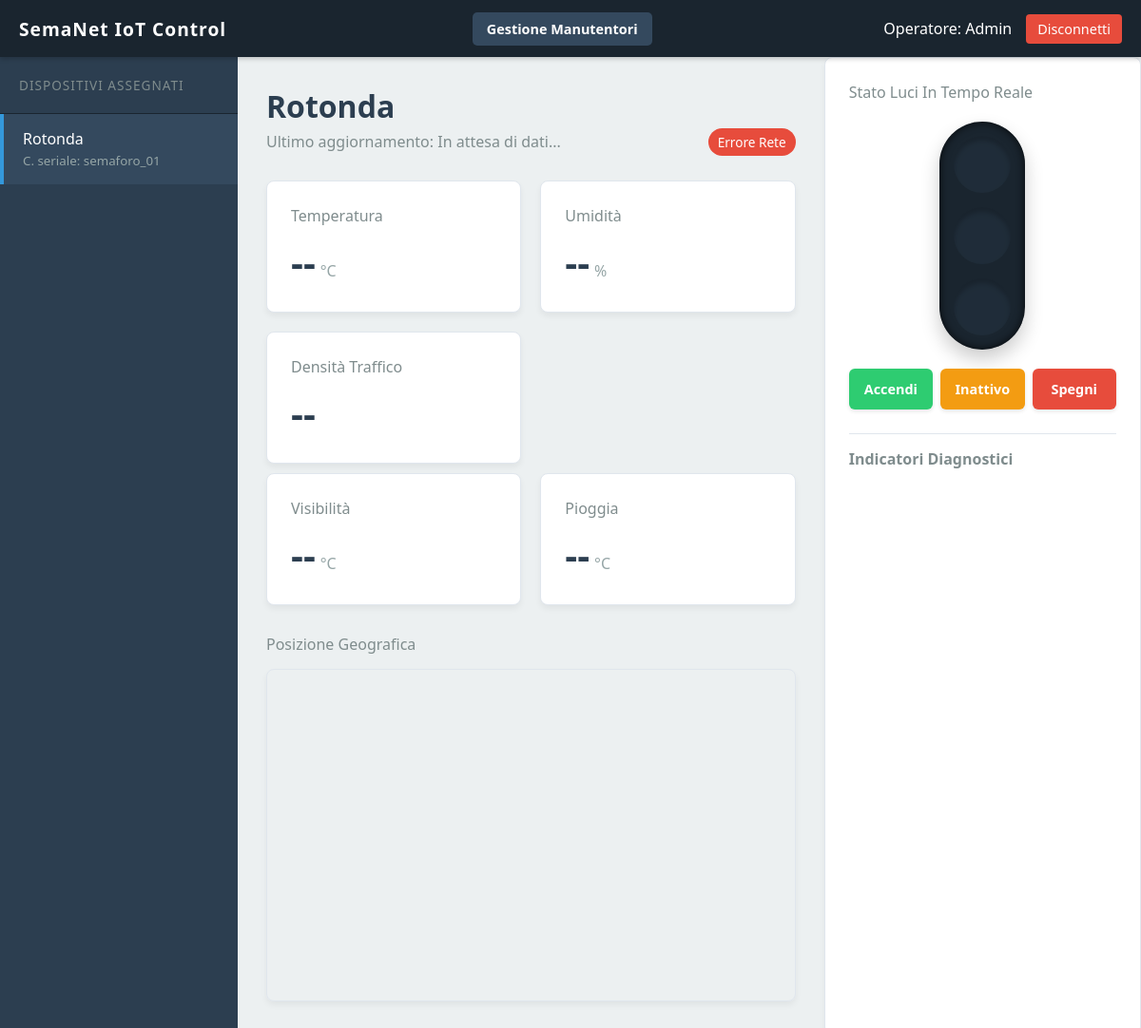
/dashboard.php (signed in), run on an earlier commit of the app's database.
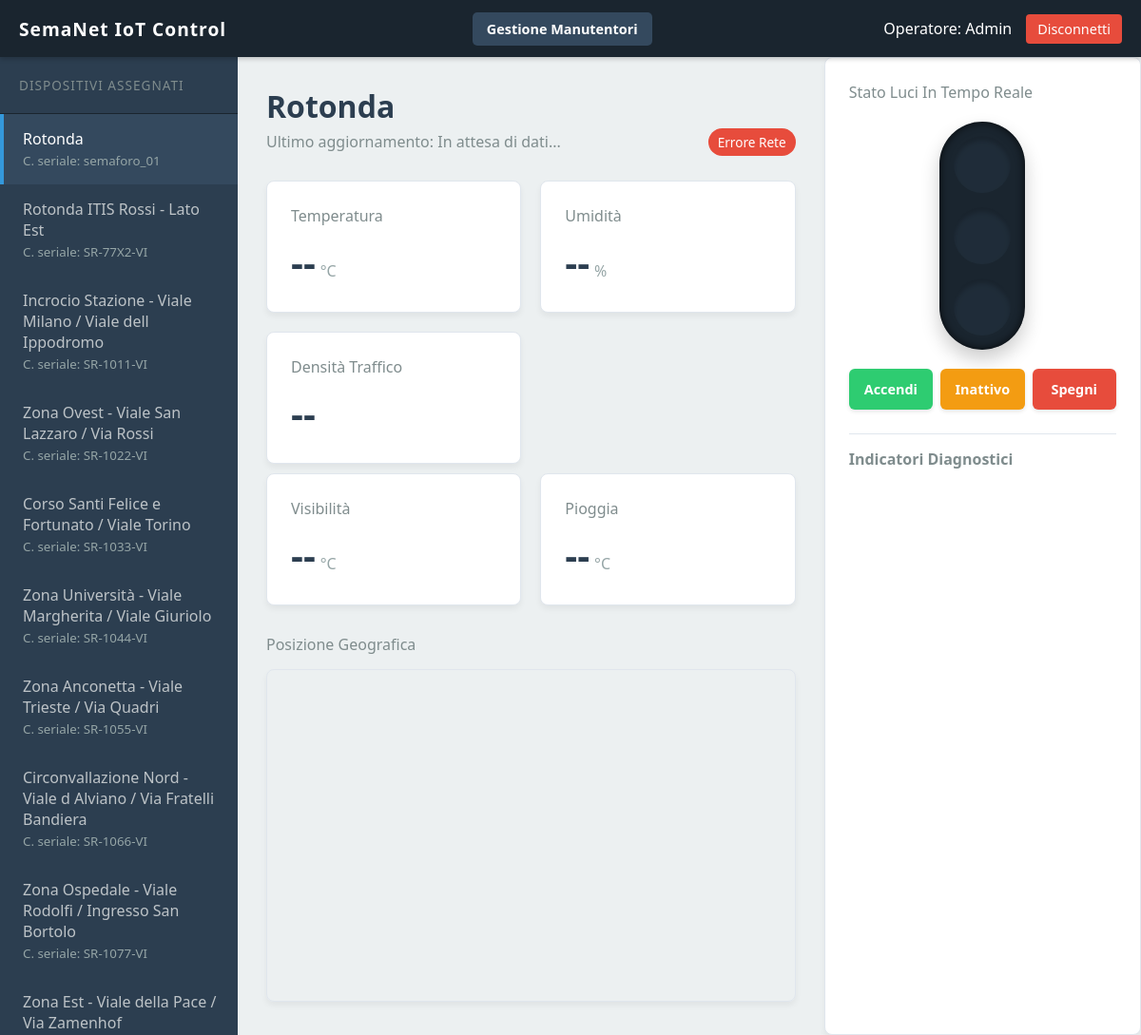
And on a later commit of the database.
### tables this page shows
CREATE TABLE `semafori` (
                            `id` bigint(20) NOT NULL,
                            `codice_seriale` varchar(100) NOT NULL,
                            `nome_incrocio` varchar(150) NOT NULL,
                            `password` varchar(255) NOT NULL,
                            `latitudine` decimal(10,8) DEFAULT NULL,
                            `longitudine` decimal(11,8) DEFAULT NULL,
                            `creato_at` timestamp NOT NULL DEFAULT current_timestamp(),
                            `aggiornato_at` timestamp NOT NULL DEFAULT current_timestamp() ON UPDATE current_timestamp()
);

### dashboard.php (the view, shortened to what this page needs)
<?php
require_once 'db.php';
$ruolo = $_SESSION['ruolo_id'];
if ($ruolo == 1) {
    $stmt = $pdo->query("SELECT id, codice_seriale, nome_incrocio, latitudine, longitudine FROM semafori ORDER BY id ASC");
}
$semafori = $stmt->fetchAll(PDO::FETCH_ASSOC);
$primo_semaforo = $semafori[0] ?? null;
?>
<!DOCTYPE html>
<html lang="it">
<head>
    <link rel="stylesheet" href="style.css">
</head>
<body>
<?php
require_once 'navbar.php';
?>
<div class="app-container">
    <aside class="sidebar">
        <div class="sidebar-title">Dispositivi Assegnati</div>
        <div id="lista-semafori">
            <?php foreach ($semafori as $s): ?>
                <div class="semaforo-item <?php echo ($primo_semaforo && $s['id'] == $primo_semaforo['id']) ? 'active' : ''; ?>"
                     data-id="<?php echo $s['id']; ?>"
                     data-nome="<?php echo htmlspecialchars($s['nome_incrocio']); ?>"
                     data-lat="<?php echo htmlspecialchars($s['latitudine']); ?>"
                     data-lng="<?php echo htmlspecialchars($s['longitudine']); ?>">
                    <?php echo htmlspecialchars($s['nome_incrocio']); ?><br>
                    <small style="color: #95a5a6;">C. seriale: <?php echo htmlspecialchars($s['codice_seriale']); ?></small>
                </div>
            <?php endforeach; ?>
        </div>
    </aside>
    <main class="main-content">
        <?php if ($primo_semaforo): ?>
            <div class="header-dati">
                <div>
                    <h1 id="titolo-incrocio"><?php echo htmlspecialchars($primo_semaforo['nome_incrocio']); ?></h1>
                    <p style="color: #7f8c8d; margin-top: 5px;">Ultimo aggiornamento: <span id="timestamp">In attesa di dati...</span></p>
                </div>
                <div>
                    <span class="status-badge" id="stato-connessione">Connesso</span>
                </div>
            </div>
            <div class="sensor-grid">
                <div class="card">
                    <h3>Temperatura</h3>
                    <span class="valore" id="val_temp">--</span><span class="unita">°C</span>
                </div>
                <div class="card">
                    <h3>Umidità</h3>
                    <span class="valore" id="val_umid">--</span><span class="unita">%</span>
                </div>
                <div class="card">
                    <h3>Densità Traffico</h3>
                    <span class="valore" id="val_traffico">--</span><span class="unita"></span>
                </div>
            </div>
            <div class="sensor-grid">
                <div class="card">
                    <h3>Visibilità</h3>
                    <span class="valore" id="val_temp">--</span><span class="unita">°C</span>
                </div>
                <div class="card">
                    <h3>Pioggia</h3>
                    <span class="valore" id="val_temp">--</span><span class="unita">°C</span>
                </div>
            </div>
            <div class="map-container" style="margin-top: 30px;">
                <h3 style="margin-bottom: 15px; color: #7f8c8d; font-size: 1rem; font-weight: 500;">Posizione Geografica</h3>
                <?php if ($primo_semaforo): ?>
                    <iframe id="mappa-google"
                            width="100%"
                            height="350"
                            style="border: 1px solid #e0e6ed; border-radius: 8px; box-shadow: 0 4px 6px rgba(0,0,0,0.05);"
                            loading="lazy"
                            allowfullscreen
                            src="https://maps.google.com/maps?q=<?php echo $primo_semaforo['latitudine']; ?>,<?php echo $primo_semaforo['longitudine']; ?>+(Semaforo:+<?php echo urlencode($primo_semaforo['codice_seriale']); ?>)&z=18&output=embed">
                    </iframe>
                <?php endif; ?>
            </div>
        <?php else: ?>
            <h2>Nessun dispositivo assegnato</h2>
            <p>Contatta l'amministratore di sistema per richiedere l'assegnazione dei semafori.</p>
        <?php endif; ?>
    </main>
    <div class="card" style="text-align: left;">
        <h3>Stato Luci In Tempo Reale</h3>
        <div class="semaforo-grafico">
            <div class="luce rossa" id="luce-rosso"></div>
            <div class="luce gialla" id="luce-giallo"></div>
            <div class="luce verde" id="luce-verde"></div>
        </div>
        <div class="pulsantiera-semaforo">
            <button class="btn-power btn-accendi" onclick="impostaStatoSemaforo('attivo')">
                Accendi
            </button>
            <button class="btn-power btn-inattivo" onclick="impostaStatoSemaforo('inattivo')">
                Inattivo
            </button>
            <button class="btn-power btn-spegni" onclick="impostaStatoSemaforo('spento')">
                Spegni
            </button>
        </div>
        <div style="margin-top: 25px; border-top: 1px solid #e0e6ed; padding-top: 15px;">
            <h4 style="color: #7f8c8d; margin-bottom: 10px; font-size: 1rem; text-align: left;">Indicatori Diagnostici</h4>
        </div>
    </div>
</div>
</body>
</html>

### navbar.php
<?php
$etichetta_ruolo = (isset($_SESSION['ruolo_id']) && $_SESSION['ruolo_id'] == 1) ? 'Admin' : 'Tecnico';
?>
<nav class="navbar">
    <div class="brand">SemaNet IoT Control</div>
    <?php if (isset($_SESSION['ruolo_id']) && $_SESSION['ruolo_id'] == 1): ?>
        <a href="gestione_manutentori.php" style="background-color: #34495e; color: white; padding: 8px 15px; border-radius: 5px; text-decoration: none; font-weight: 600; font-size: 0.9rem; margin-left: 15px; transition: background-color 0.2s;">
             Gestione Manutentori
        </a>
    <?php endif; ?>
    <div class="user-info">
        <span>Operatore: <?php echo $etichetta_ruolo; ?></span>
        <a href="logout.php" class="btn-logout">Disconnetti</a>
    </div>
</nav>

### style.css (style rules this page uses)
:root { --nav-bg: #1a252f; --side-bg: #2c3e50; --side-hover: #34495e; --accent: #3498db; --bg-main: #ecf0f1; --text-dark: #2c3e50; --text-light: #bdc3c7; --card-bg: #ffffff; }
* { box-sizing: border-box; margin: 0; padding: 0; font-family: 'Segoe UI', system-ui, sans-serif; }
body { background-color: var(--bg-main); color: var(--text-dark); display: flex; flex-direction: column; height: 100vh; overflow: hidden; }
.navbar { background-color: var(--nav-bg); color: white; height: 60px; display: flex; align-items: center; justify-content: space-between; padding: 0 20px; box-shadow: 0 2px 5px rgba(0,0,0,0.2); z-index: 10; }
.navbar .brand { font-size: 1.2rem; font-weight: 600; letter-spacing: 1px; }
.navbar .user-info { display: flex; align-items: center; gap: 15px; }
.btn-logout { background-color: #e74c3c; color: white; text-decoration: none; padding: 6px 12px; border-radius: 4px; font-size: 0.9rem; transition: background 0.2s; }
.app-container { display: flex; flex: 1; height: calc(100vh - 60px); }
.sidebar { width: 250px; background-color: var(--side-bg); color: var(--text-light); display: flex; flex-direction: column; overflow-y: auto; }
.sidebar-title { padding: 20px; font-size: 0.85rem; text-transform: uppercase; letter-spacing: 1px; color: #7f8c8d; border-bottom: 1px solid #1a252f; }
.semaforo-item { padding: 15px 20px; cursor: pointer; border-left: 4px solid transparent; transition: all 0.2s; }
.semaforo-item.active { background-color: var(--side-hover); border-left-color: var(--accent); color: white; font-weight: 500; }
.main-content { flex: 1; padding: 30px; overflow-y: auto; }
.header-dati { margin-bottom: 30px; display: flex; justify-content: space-between; align-items: flex-end; }
.sensor-grid { display: grid; grid-template-columns: repeat(auto-fit, minmax(250px, 1fr)); gap: 20px; margin-top: 10px; }
.card { background-color: var(--card-bg); padding: 25px; border-radius: 8px; box-shadow: 0 4px 6px rgba(0,0,0,0.05); border: 1px solid #e0e6ed; }
.card h3 { font-size: 1rem; color: #7f8c8d; margin-bottom: 10px; font-weight: 500; }
.card .valore { font-size: 2.5rem; font-weight: 700; color: var(--text-dark); }
.unita { font-size: 1rem; color: #95a5a6; margin-left: 5px; }
.status-badge { padding: 5px 10px; border-radius: 20px; font-size: 0.85rem; background-color: #2ecc71; color: white; }
.semaforo-grafico { background-color: #1a252f; width: 90px; padding: 15px; border-radius: 50px; display: flex; flex-direction: column; gap: 15px; align-items: center; box-shadow: inset 0 0 10px rgba(0,0,0,0.8), 0 10px 20px rgba(0,0,0,0.2); margin: 20px auto; }
.luce { width: 60px; height: 60px; border-radius: 50%; background-color: #2c3e50; opacity: 0.3; transition: all 0.3s ease; box-shadow: inset 0 5px 5px rgba(0,0,0,0.5); }
.pulsantiera-semaforo { display: flex; gap: 8px; margin-top: 20px; }
.btn-power { flex: 1; padding: 12px 5px; border: none; border-radius: 6px; font-size: 0.9rem; font-weight: 600; cursor: pointer; color: white; transition: transform 0.1s, opacity 0.2s; box-shadow: 0 2px 4px rgba(0,0,0,0.1); text-align: center; }
.btn-accendi { background-color: #2ecc71; }
.btn-inattivo { background-color: #f39c12; }
.btn-spegni { background-color: #e74c3c; }

What changed in the data, as far as the page shows it:
added semafori: nome_incrocio "Rotonda ITIS Rossi - Lato Est", codice_seriale "SR-77X2-VI"
added semafori: nome_incrocio "Incrocio Stazione - Viale Milano / Viale dell Ippodromo", codice_seriale "SR-1011-VI"
added semafori: nome_incrocio "Zona Ovest - Viale San Lazzaro / Via Rossi", codice_seriale "SR-1022-VI"
added semafori: nome_incrocio "Corso Santi Felice e Fortunato / Viale Torino", codice_seriale "SR-1033-VI"
added semafori: nome_incrocio "Zona Università - Viale Margherita / Viale Giuriolo", codice_seriale "SR-1044-VI"
added semafori: nome_incrocio "Zona Anconetta - Viale Trieste / Via Quadri", codice_seriale "SR-1055-VI"
added semafori: nome_incrocio "Circonvallazione Nord - Viale d Alviano / Via Fratelli Bandiera", codice_seriale "SR-1066-VI"
added semafori: nome_incrocio "Zona Ospedale - Viale Rodolfi / Ingresso San Bortolo", codice_seriale "SR-1077-VI"
added semafori: nome_incrocio "Zona Est - Viale della Pace / Via Zamenhof"
